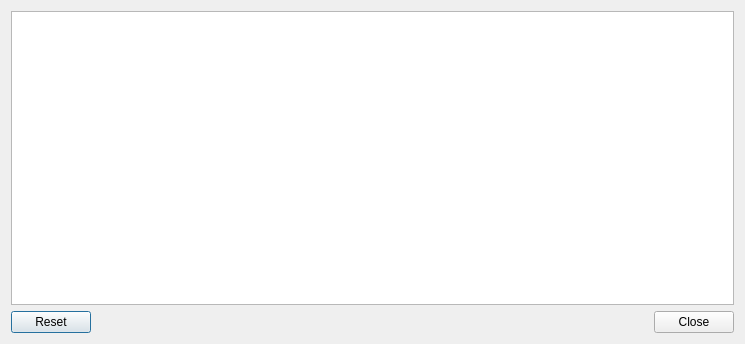
<?xml version="1.0" encoding="UTF-8"?>
<ui version="4.0">
 <class>DebugConsole</class>
 <widget class="QDialog" name="DebugConsole">
  <property name="geometry">
   <rect>
    <x>0</x>
    <y>0</y>
    <width>745</width>
    <height>344</height>
   </rect>
  </property>
  <property name="windowTitle">
   <string>SQLiteStudio Debug Console</string>
  </property>
  <layout class="QVBoxLayout" name="verticalLayout">
   <item>
    <widget class="QTextEdit" name="textEdit">
     <property name="font">
      <font>
       <family>Courier</family>
      </font>
     </property>
    </widget>
   </item>
   <item>
    <widget class="QDialogButtonBox" name="buttonBox">
     <property name="orientation">
      <enum>Qt::Horizontal</enum>
     </property>
     <property name="standardButtons">
      <set>QDialogButtonBox::Close|QDialogButtonBox::Reset</set>
     </property>
    </widget>
   </item>
  </layout>
 </widget>
 <resources/>
 <connections>
  <connection>
   <sender>buttonBox</sender>
   <signal>accepted()</signal>
   <receiver>DebugConsole</receiver>
   <slot>accept()</slot>
   <hints>
    <hint type="sourcelabel">
     <x>248</x>
     <y>254</y>
    </hint>
    <hint type="destinationlabel">
     <x>157</x>
     <y>274</y>
    </hint>
   </hints>
  </connection>
  <connection>
   <sender>buttonBox</sender>
   <signal>rejected()</signal>
   <receiver>DebugConsole</receiver>
   <slot>reject()</slot>
   <hints>
    <hint type="sourcelabel">
     <x>316</x>
     <y>260</y>
    </hint>
    <hint type="destinationlabel">
     <x>286</x>
     <y>274</y>
    </hint>
   </hints>
  </connection>
 </connections>
</ui>
